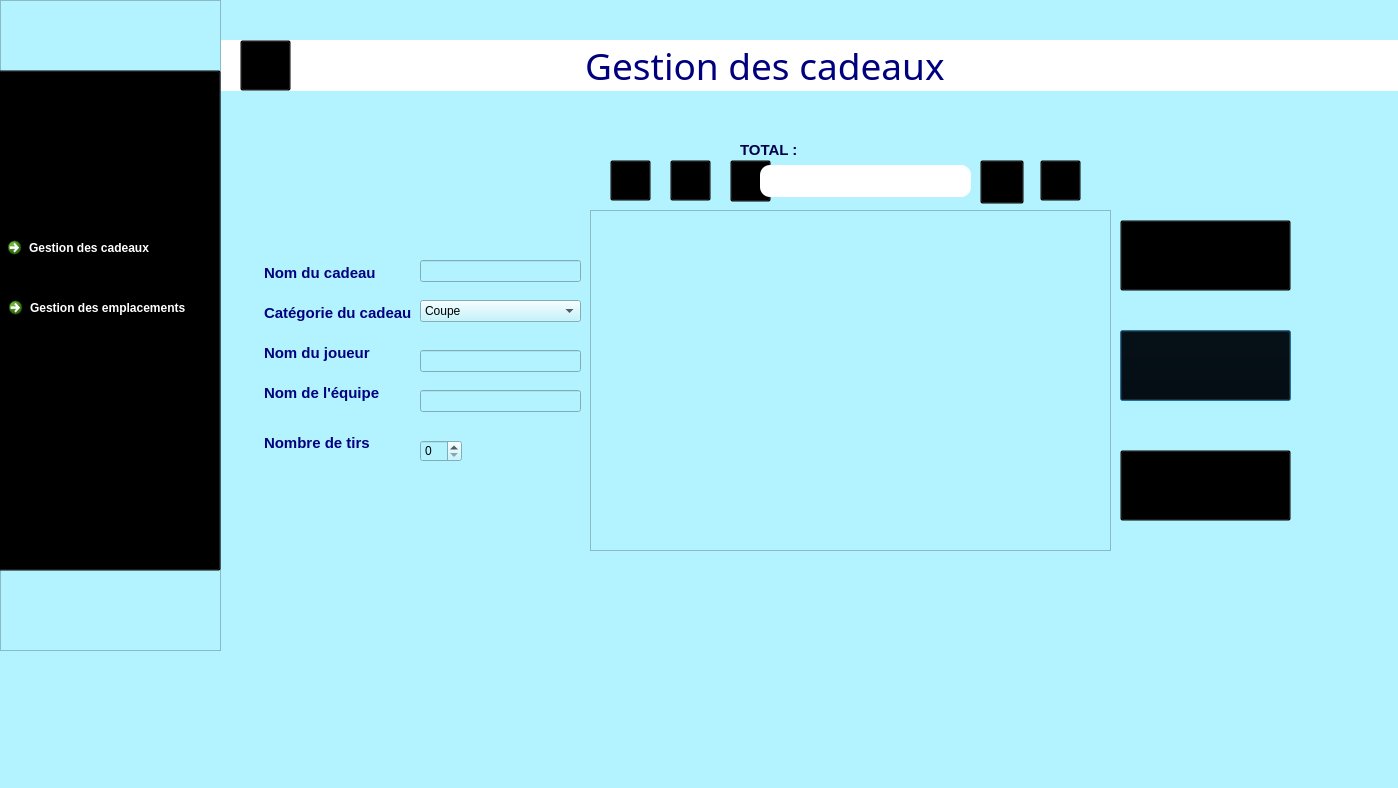
<?xml version="1.0" encoding="UTF-8"?>
<ui version="4.0">
 <class>gescadeau</class>
 <widget class="QDialog" name="gescadeau">
  <property name="geometry">
   <rect>
    <x>0</x>
    <y>0</y>
    <width>1398</width>
    <height>788</height>
   </rect>
  </property>
  <property name="windowTitle">
   <string>Dialog</string>
  </property>
  <property name="styleSheet">
   <string notr="true">background-color: rgb(179, 242, 255);</string>
  </property>
  <widget class="QLineEdit" name="nomequipe">
   <property name="geometry">
    <rect>
     <x>420</x>
     <y>390</y>
     <width>161</width>
     <height>22</height>
    </rect>
   </property>
  </widget>
  <widget class="QPushButton" name="modifier_cadeau">
   <property name="geometry">
    <rect>
     <x>1120</x>
     <y>330</y>
     <width>171</width>
     <height>71</height>
    </rect>
   </property>
   <property name="styleSheet">
    <string notr="true">*{


background-color: transparent;
border-image: url(C:/qt/projetcpp/img/modifbtn.png);

}

*:hover
{

background-color: transparent;


}</string>
   </property>
   <property name="text">
    <string/>
   </property>
  </widget>
  <widget class="QTextEdit" name="textEdit_3">
   <property name="enabled">
    <bool>false</bool>
   </property>
   <property name="geometry">
    <rect>
     <x>260</x>
     <y>430</y>
     <width>151</width>
     <height>45</height>
    </rect>
   </property>
   <property name="styleSheet">
    <string notr="true">*
{
background:transparent;
border:none
}</string>
   </property>
   <property name="html">
    <string>&lt;!DOCTYPE HTML PUBLIC &quot;-//W3C//DTD HTML 4.0//EN&quot; &quot;http://www.w3.org/TR/REC-html40/strict.dtd&quot;&gt;
&lt;html&gt;&lt;head&gt;&lt;meta name=&quot;qrichtext&quot; content=&quot;1&quot; /&gt;&lt;style type=&quot;text/css&quot;&gt;
p, li { white-space: pre-wrap; }
&lt;/style&gt;&lt;/head&gt;&lt;body style=&quot; font-family:'MS Shell Dlg 2'; font-size:8.25pt; font-weight:400; font-style:normal;&quot;&gt;
&lt;p style=&quot; margin-top:0px; margin-bottom:0px; margin-left:0px; margin-right:0px; -qt-block-indent:0; text-indent:0px;&quot;&gt;&lt;span style=&quot; font-size:11pt; font-weight:600; color:#00007f;&quot;&gt;Nombre de tirs&lt;/span&gt;&lt;/p&gt;&lt;/body&gt;&lt;/html&gt;</string>
   </property>
  </widget>
  <widget class="QPushButton" name="print">
   <property name="geometry">
    <rect>
     <x>670</x>
     <y>160</y>
     <width>41</width>
     <height>41</height>
    </rect>
   </property>
   <property name="styleSheet">
    <string notr="true">*{


background-color: transparent;
border-image: url(C:/qt/projetcpp/img/print.png);

}

*:hover
{

background-color: transparent;


}</string>
   </property>
   <property name="text">
    <string/>
   </property>
  </widget>
  <widget class="QLineEdit" name="nom">
   <property name="geometry">
    <rect>
     <x>420</x>
     <y>260</y>
     <width>161</width>
     <height>22</height>
    </rect>
   </property>
  </widget>
  <widget class="QTextEdit" name="textEdit_5">
   <property name="enabled">
    <bool>false</bool>
   </property>
   <property name="geometry">
    <rect>
     <x>260</x>
     <y>380</y>
     <width>151</width>
     <height>45</height>
    </rect>
   </property>
   <property name="styleSheet">
    <string notr="true">*
{
background:transparent;
border:none
}</string>
   </property>
   <property name="html">
    <string>&lt;!DOCTYPE HTML PUBLIC &quot;-//W3C//DTD HTML 4.0//EN&quot; &quot;http://www.w3.org/TR/REC-html40/strict.dtd&quot;&gt;
&lt;html&gt;&lt;head&gt;&lt;meta name=&quot;qrichtext&quot; content=&quot;1&quot; /&gt;&lt;style type=&quot;text/css&quot;&gt;
p, li { white-space: pre-wrap; }
&lt;/style&gt;&lt;/head&gt;&lt;body style=&quot; font-family:'MS Shell Dlg 2'; font-size:8.25pt; font-weight:400; font-style:normal;&quot;&gt;
&lt;p style=&quot; margin-top:0px; margin-bottom:0px; margin-left:0px; margin-right:0px; -qt-block-indent:0; text-indent:0px;&quot;&gt;&lt;span style=&quot; font-size:11pt; font-weight:600; color:#00007f;&quot;&gt;Nom de l'équipe&lt;/span&gt;&lt;/p&gt;&lt;/body&gt;&lt;/html&gt;</string>
   </property>
  </widget>
  <widget class="QPushButton" name="supprimer_cadeau">
   <property name="geometry">
    <rect>
     <x>1120</x>
     <y>450</y>
     <width>171</width>
     <height>71</height>
    </rect>
   </property>
   <property name="styleSheet">
    <string notr="true">*{


background-color: transparent;
border-image: url(C:/qt/projetcpp/img/suppbtn.png);

}

*:hover
{

background-color: transparent;


}</string>
   </property>
   <property name="text">
    <string/>
   </property>
  </widget>
  <widget class="QPushButton" name="pushButton_7">
   <property name="geometry">
    <rect>
     <x>730</x>
     <y>160</y>
     <width>41</width>
     <height>42</height>
    </rect>
   </property>
   <property name="styleSheet">
    <string notr="true">*{


background-color: transparent;
border-image: url(C:/qt/projetcpp/img/cherchbtn.png);

}

*:hover
{

background-color: transparent;

border-image: url(C:/qt/projetcpp/img/cherchbtnpr.png);

}</string>
   </property>
   <property name="text">
    <string/>
   </property>
  </widget>
  <widget class="QTextEdit" name="textEdit_2">
   <property name="enabled">
    <bool>false</bool>
   </property>
   <property name="geometry">
    <rect>
     <x>260</x>
     <y>340</y>
     <width>151</width>
     <height>45</height>
    </rect>
   </property>
   <property name="styleSheet">
    <string notr="true">*
{
background:transparent;
border:none
}</string>
   </property>
   <property name="html">
    <string>&lt;!DOCTYPE HTML PUBLIC &quot;-//W3C//DTD HTML 4.0//EN&quot; &quot;http://www.w3.org/TR/REC-html40/strict.dtd&quot;&gt;
&lt;html&gt;&lt;head&gt;&lt;meta name=&quot;qrichtext&quot; content=&quot;1&quot; /&gt;&lt;style type=&quot;text/css&quot;&gt;
p, li { white-space: pre-wrap; }
&lt;/style&gt;&lt;/head&gt;&lt;body style=&quot; font-family:'MS Shell Dlg 2'; font-size:8.25pt; font-weight:400; font-style:normal;&quot;&gt;
&lt;p style=&quot; margin-top:0px; margin-bottom:0px; margin-left:0px; margin-right:0px; -qt-block-indent:0; text-indent:0px;&quot;&gt;&lt;span style=&quot; font-size:11pt; font-weight:600; color:#00007f;&quot;&gt;Nom du joueur&lt;/span&gt;&lt;/p&gt;&lt;/body&gt;&lt;/html&gt;</string>
   </property>
  </widget>
  <widget class="QPushButton" name="up">
   <property name="geometry">
    <rect>
     <x>980</x>
     <y>160</y>
     <width>44</width>
     <height>44</height>
    </rect>
   </property>
   <property name="styleSheet">
    <string notr="true">*{


background-color: transparent;
	background-image: url(:/triup.png);

}

*:hover
{

background-color: transparent;


}</string>
   </property>
   <property name="text">
    <string/>
   </property>
  </widget>
  <widget class="QTableView" name="tabcadeau">
   <property name="geometry">
    <rect>
     <x>590</x>
     <y>210</y>
     <width>521</width>
     <height>341</height>
    </rect>
   </property>
   <property name="styleSheet">
    <string notr="true">border-color: rgb(0, 0, 127);</string>
   </property>
  </widget>
  <widget class="QLabel" name="label">
   <property name="geometry">
    <rect>
     <x>220</x>
     <y>40</y>
     <width>1181</width>
     <height>51</height>
    </rect>
   </property>
   <property name="font">
    <font>
     <family>Berlin Sans FB</family>
     <pointsize>28</pointsize>
    </font>
   </property>
   <property name="styleSheet">
    <string notr="true">background-color: rgb(255, 255, 255);
color: rgb(0, 0, 127);</string>
   </property>
   <property name="text">
    <string>                                      Gestion des cadeaux</string>
   </property>
  </widget>
  <widget class="QFrame" name="frame">
   <property name="geometry">
    <rect>
     <x>0</x>
     <y>0</y>
     <width>221</width>
     <height>651</height>
    </rect>
   </property>
   <property name="styleSheet">
    <string notr="true">background-image: url(:/back.png);</string>
   </property>
   <property name="frameShape">
    <enum>QFrame::StyledPanel</enum>
   </property>
   <property name="frameShadow">
    <enum>QFrame::Raised</enum>
   </property>
   <widget class="QPushButton" name="pushButton_2">
    <property name="geometry">
     <rect>
      <x>80</x>
      <y>560</y>
      <width>51</width>
      <height>51</height>
     </rect>
    </property>
    <property name="styleSheet">
     <string notr="true">*{
width: 10px;

background-color: transparent;
border-image: url(C:/Qt/projetcpp/img/exit.png);
background: none;
border: none;
background-repeat: none;
}

*:hover
{
width: 10px;
background-color: transparent;

border-image: url(C:/Qt/projetcpp/img/exit1.png);
background: none;
border: none;
background-repeat: none;
}</string>
    </property>
    <property name="text">
     <string/>
    </property>
   </widget>
   <widget class="QPushButton" name="pushButton_6">
    <property name="geometry">
     <rect>
      <x>-180</x>
      <y>70</y>
      <width>401</width>
      <height>501</height>
     </rect>
    </property>
    <property name="styleSheet">
     <string notr="true">*{


background-color: transparent;
	background-image: url(:/man.png);

}

*:hover
{

background-color: transparent;

}</string>
    </property>
    <property name="text">
     <string/>
    </property>
   </widget>
   <widget class="QCommandLinkButton" name="commandLinkButton">
    <property name="geometry">
     <rect>
      <x>0</x>
      <y>230</y>
      <width>221</width>
      <height>41</height>
     </rect>
    </property>
    <property name="styleSheet">
     <string notr="true">color: rgb(255, 255, 255);</string>
    </property>
    <property name="text">
     <string>Gestion des cadeaux</string>
    </property>
   </widget>
   <widget class="QCommandLinkButton" name="commandLinkButton_2">
    <property name="geometry">
     <rect>
      <x>1</x>
      <y>290</y>
      <width>221</width>
      <height>41</height>
     </rect>
    </property>
    <property name="styleSheet">
     <string notr="true">color: rgb(255, 255, 255);</string>
    </property>
    <property name="text">
     <string>Gestion des emplacements</string>
    </property>
   </widget>
  </widget>
  <widget class="QLineEdit" name="nomjoueur">
   <property name="geometry">
    <rect>
     <x>420</x>
     <y>350</y>
     <width>161</width>
     <height>22</height>
    </rect>
   </property>
  </widget>
  <widget class="QLineEdit" name="idr">
   <property name="geometry">
    <rect>
     <x>760</x>
     <y>165</y>
     <width>211</width>
     <height>32</height>
    </rect>
   </property>
   <property name="styleSheet">
    <string notr="true">*{
background-color:white; 
border: none; 
border-radius: 10px; 
padding: 0 8px; 
selection-background-color: white; 
 font-size: 16px;
}</string>
   </property>
  </widget>
  <widget class="QPushButton" name="reloadd">
   <property name="geometry">
    <rect>
     <x>610</x>
     <y>160</y>
     <width>41</width>
     <height>41</height>
    </rect>
   </property>
   <property name="styleSheet">
    <string notr="true">*{


background-color: transparent;
border-image: url(C:/qt/projetcpp/img/reload.png);

}

*:hover
{

background-color: transparent;


}</string>
   </property>
   <property name="text">
    <string/>
   </property>
  </widget>
  <widget class="QSpinBox" name="nbr">
   <property name="geometry">
    <rect>
     <x>420</x>
     <y>440</y>
     <width>42</width>
     <height>22</height>
    </rect>
   </property>
  </widget>
  <widget class="QPushButton" name="home">
   <property name="geometry">
    <rect>
     <x>240</x>
     <y>40</y>
     <width>51</width>
     <height>51</height>
    </rect>
   </property>
   <property name="styleSheet">
    <string notr="true">*{


background-color: transparent;
	border-image: url(:/acceuil.png);

}

*:hover
{

background-color: transparent;
	border-image: url(:/acceuilpr.png);


}</string>
   </property>
   <property name="text">
    <string/>
   </property>
  </widget>
  <widget class="QPushButton" name="pushButton_5">
   <property name="geometry">
    <rect>
     <x>1120</x>
     <y>220</y>
     <width>171</width>
     <height>71</height>
    </rect>
   </property>
   <property name="styleSheet">
    <string notr="true">*{


background-color: transparent;
border-image: url(C:/qt/projetcpp/img/ajout.png);

}

*:hover
{

background-color: transparent;

}</string>
   </property>
   <property name="text">
    <string/>
   </property>
  </widget>
  <widget class="QTextEdit" name="textEdit_4">
   <property name="enabled">
    <bool>false</bool>
   </property>
   <property name="geometry">
    <rect>
     <x>260</x>
     <y>260</y>
     <width>151</width>
     <height>45</height>
    </rect>
   </property>
   <property name="styleSheet">
    <string notr="true">*
{
background:transparent;
border:none
}</string>
   </property>
   <property name="html">
    <string>&lt;!DOCTYPE HTML PUBLIC &quot;-//W3C//DTD HTML 4.0//EN&quot; &quot;http://www.w3.org/TR/REC-html40/strict.dtd&quot;&gt;
&lt;html&gt;&lt;head&gt;&lt;meta name=&quot;qrichtext&quot; content=&quot;1&quot; /&gt;&lt;style type=&quot;text/css&quot;&gt;
p, li { white-space: pre-wrap; }
&lt;/style&gt;&lt;/head&gt;&lt;body style=&quot; font-family:'MS Shell Dlg 2'; font-size:8.25pt; font-weight:400; font-style:normal;&quot;&gt;
&lt;p style=&quot; margin-top:0px; margin-bottom:0px; margin-left:0px; margin-right:0px; -qt-block-indent:0; text-indent:0px;&quot;&gt;&lt;span style=&quot; font-size:11pt; font-weight:600; color:#00007f;&quot;&gt;Nom du cadeau&lt;/span&gt;&lt;/p&gt;&lt;/body&gt;&lt;/html&gt;</string>
   </property>
  </widget>
  <widget class="QLabel" name="nbr_2">
   <property name="geometry">
    <rect>
     <x>834</x>
     <y>140</y>
     <width>51</width>
     <height>21</height>
    </rect>
   </property>
   <property name="font">
    <font>
     <pointsize>14</pointsize>
    </font>
   </property>
   <property name="text">
    <string/>
   </property>
  </widget>
  <widget class="QLabel" name="label_2">
   <property name="geometry">
    <rect>
     <x>740</x>
     <y>140</y>
     <width>61</width>
     <height>20</height>
    </rect>
   </property>
   <property name="font">
    <font>
     <pointsize>11</pointsize>
     <weight>75</weight>
     <bold>true</bold>
    </font>
   </property>
   <property name="styleSheet">
    <string notr="true">color: rgb(0, 0, 75);</string>
   </property>
   <property name="text">
    <string>TOTAL :</string>
   </property>
  </widget>
  <widget class="QTextEdit" name="textEdit_7">
   <property name="enabled">
    <bool>false</bool>
   </property>
   <property name="geometry">
    <rect>
     <x>260</x>
     <y>300</y>
     <width>171</width>
     <height>45</height>
    </rect>
   </property>
   <property name="styleSheet">
    <string notr="true">*
{
background:transparent;
border:none
}</string>
   </property>
   <property name="html">
    <string>&lt;!DOCTYPE HTML PUBLIC &quot;-//W3C//DTD HTML 4.0//EN&quot; &quot;http://www.w3.org/TR/REC-html40/strict.dtd&quot;&gt;
&lt;html&gt;&lt;head&gt;&lt;meta name=&quot;qrichtext&quot; content=&quot;1&quot; /&gt;&lt;style type=&quot;text/css&quot;&gt;
p, li { white-space: pre-wrap; }
&lt;/style&gt;&lt;/head&gt;&lt;body style=&quot; font-family:'MS Shell Dlg 2'; font-size:8.25pt; font-weight:400; font-style:normal;&quot;&gt;
&lt;p style=&quot; margin-top:0px; margin-bottom:0px; margin-left:0px; margin-right:0px; -qt-block-indent:0; text-indent:0px;&quot;&gt;&lt;span style=&quot; font-size:11pt; font-weight:600; color:#00007f;&quot;&gt;Catégorie du cadeau&lt;/span&gt;&lt;/p&gt;&lt;/body&gt;&lt;/html&gt;</string>
   </property>
  </widget>
  <widget class="QComboBox" name="categ">
   <property name="geometry">
    <rect>
     <x>420</x>
     <y>300</y>
     <width>161</width>
     <height>22</height>
    </rect>
   </property>
   <item>
    <property name="text">
     <string>Coupe</string>
    </property>
   </item>
   <item>
    <property name="text">
     <string>Medaille</string>
    </property>
   </item>
   <item>
    <property name="text">
     <string>Certificat</string>
    </property>
   </item>
   <item>
    <property name="text">
     <string>Cash</string>
    </property>
   </item>
  </widget>
  <widget class="QPushButton" name="pushButton">
   <property name="geometry">
    <rect>
     <x>1040</x>
     <y>160</y>
     <width>41</width>
     <height>41</height>
    </rect>
   </property>
   <property name="styleSheet">
    <string notr="true">*{


background-color: transparent;
border-image: url(C:/qt/projetcpp/img/chart.png);

}

*:hover
{

background-color: transparent;

}</string>
   </property>
   <property name="text">
    <string/>
   </property>
  </widget>
  <zorder>label</zorder>
  <zorder>nomequipe</zorder>
  <zorder>modifier_cadeau</zorder>
  <zorder>textEdit_3</zorder>
  <zorder>print</zorder>
  <zorder>nom</zorder>
  <zorder>textEdit_5</zorder>
  <zorder>supprimer_cadeau</zorder>
  <zorder>pushButton_7</zorder>
  <zorder>textEdit_2</zorder>
  <zorder>up</zorder>
  <zorder>tabcadeau</zorder>
  <zorder>frame</zorder>
  <zorder>nomjoueur</zorder>
  <zorder>idr</zorder>
  <zorder>reloadd</zorder>
  <zorder>nbr</zorder>
  <zorder>home</zorder>
  <zorder>pushButton_5</zorder>
  <zorder>textEdit_4</zorder>
  <zorder>nbr_2</zorder>
  <zorder>label_2</zorder>
  <zorder>textEdit_7</zorder>
  <zorder>categ</zorder>
  <zorder>pushButton</zorder>
 </widget>
 <resources/>
 <connections/>
</ui>
